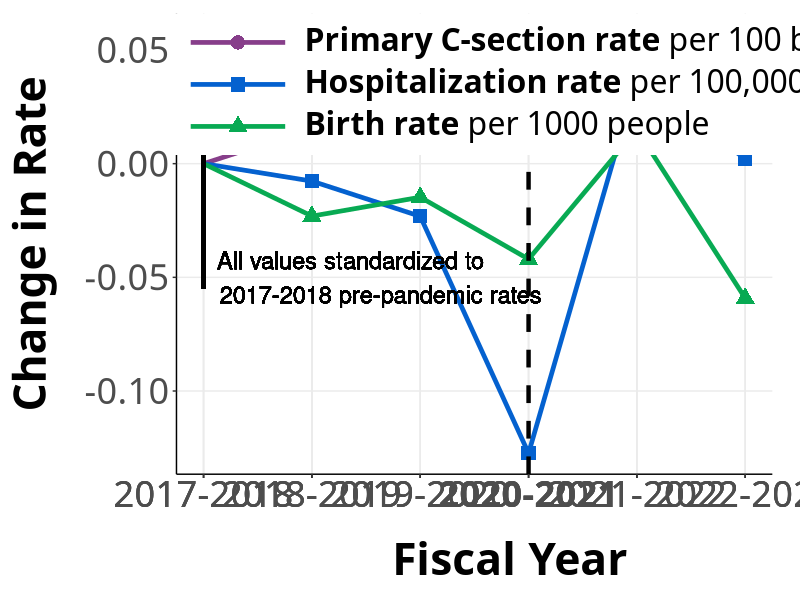

Generate this figure with R: (Note: this script raises an error after producing the figure.)
# C-Section Risk in Canada: The Pandemic Effect
# R Script for Data Visualization
# Authors: Maria Ahmed, Zilin Li, Kate Marr-Laing
# October 2025

# Loading libraries 
library(systemfonts)
library(tidyverse)
library(gganimate)
library(ggplot2)

# Loading data
csec_data <-read.csv("Plot_Data(Ahmed,Li,Marr-Laing).csv")

# Data cleaning and calculations of rate change
csec_data <- csec_data %>%
  arrange(csec_data) %>%
  mutate(csec_rate_change = c(0, diff(primary_csec_rate) / primary_csec_rate[1])) %>%
  mutate(hosp_rate_change = c(0, diff(standardized_hosp_rate_per_100000) / standardized_hosp_rate_per_100000[1])) %>%
  mutate(birth_rate_change = c(0, diff(birth_rate) / birth_rate[1]))

csec_data <- csec_data %>%
  select(c("fiscal_year", "csec_rate_change", "hosp_rate_change", "birth_rate_change"))

csec_long <- reshape2::melt(csec_data, id.vars = "fiscal_year")
csec_long <- csec_long %>%
  mutate(variable = as.factor(variable)) %>%
  mutate(value = as.numeric(value)) %>%
  mutate(start_year = as.numeric(substring(fiscal_year, 1, 4))) 

csec_long <- csec_long %>%
  mutate(start_year_date = ymd(paste0(start_year, "-01-01")))

# defining order and colours for visualization
rate_order <- c("csec_rate_change", "hosp_rate_change", "birth_rate_change")
rate_colors <- c("hosp_rate_change" = "#0461CF", "birth_rate_change" = "#08AA53", "csec_rate_change" = "#873E8A")
text_label <- "All values standardized to\n2017-2018 pre-pandemic rates"

point_data <- csec_long %>%
  filter(start_year != "2017") 

# Creating plot for visualization
plot <- ggplot(csec_long, aes(x = start_year, y = value, color = variable, shape = variable, group = variable)) +
  geom_line(aes(x = start_year, y = value, color = variable, group = variable), linewidth = 1.6) +
  geom_point(data = point_data, 
             aes(x = start_year, y = value, color = variable, group = variable), size = 4.5) +
  theme_bw() +
  scale_x_continuous(breaks = csec_long$start_year, labels = csec_long$fiscal_year) +
  ylab("Change in Rate") +
  xlab("Fiscal Year") +
  theme(axis.text = element_text(size = 26),
        axis.text.y = element_text(size = 26),
        axis.title.x = element_text(margin = margin(t=20), size = 32, face = "bold", hjust = 0.598),
        axis.title.y = element_text(margin = margin(r = 20), size = 32, face = "bold"),
        axis.line = element_line(color = "black"),
        panel.border = element_blank(),
        panel.grid.minor = element_blank(),
        text = element_text(family = "Calibri"),
        plot.margin = margin(t = 10, r = 20, b = 10, l = 10),  # top, right, bottom, left
        legend.position = "inside",
        legend.justification = c(0.033, 1),
        legend.text = element_text(size = 23),
        legend.key.size = unit(2.1, 'lines'),
        legend.key.width = unit(3, "cm"),  
        legend.spacing.y = unit(2, "cm"),
        legend.title = element_blank(),
        axis.text.x = element_text(face = ifelse(levels(factor(csec_long$fiscal_year)) 
                                                 == "2020-2021", "bold", "plain")),) +
  geom_segment(aes(x = 2017, y = -0.055, yend = 0.01), color = "black", linewidth = 1.5) +
  geom_vline(xintercept = 2020, linetype = "dashed", color = "black", size = 1.5) +
  geom_text(aes(x = 2017, y = -0.05, label = text_label), hjust = -0.05, color = "black", size = 6) + 
  theme(text = element_text(family = "Calibri")) +
  scale_color_manual(labels = expression(bold("Primary C-section rate") ~ "per 100 births", 
                                         bold("Hospitalization rate") ~ "per 100,000 people", 
                                         bold("Birth rate") ~ "per 1000 people"),
                     values = rate_colors) +
  scale_shape_manual(values = c("csec_rate_change" = 16,   # Circle
                                "hosp_rate_change" = 15,   # Square
                                "birth_rate_change" = 17)) +   # Triangle
  guides(color = guide_legend(override.aes = list(shape = c(16, 15, 17), size = 4.5, fill = NA)),
         shape = "none")

#Animating plot 
animated_plot <- plot + transition_reveal(start_year)
animate(animated_plot, width=3230, height=1615, fps = 20, renderer=gifski_renderer(loop=TRUE), res = 120) 
